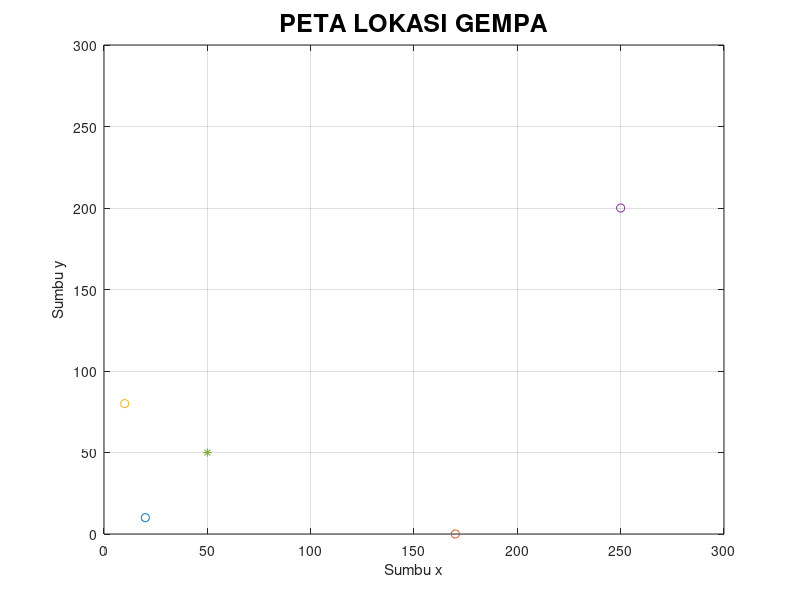

Reproduce this figure in MATLAB.
clc, clear

st1=[20 10]     %posisi stasiun 1
st2=[170 0]     %posisi stasiun 2
st3=[10 80]     %posisi stasiun 3
st4=[250 200]   %posisi stasiun 4

x0=50   %posisi X episenter gempa sintetik
y0=50   %posisi Y episenter gempa sintetik

vp=2    %kecepatan rambat gelombang gempa sintetik sebesar 2 km/s

T1=sqrt(((st1(1)-x0)^2)+((st1(2)-y0)^2))/vp %travel time ke stasiun 1
T2=sqrt(((st2(1)-x0)^2)+((st2(2)-y0)^2))/vp %travel time ke stasiun 2
T3=sqrt(((st3(1)-x0)^2)+((st3(2)-y0)^2))/vp %travel time ke stasiun 3
T4=sqrt(((st4(1)-x0)^2)+((st4(2)-y0)^2))/vp %travel time ke stasiun 4

a=[T1 T2 T3 T4]
b=[st1; st2; st3; st4]
c=vp

plot(st1(1),st1(2),'o');hold on;    %menunjukkan titik stasiun pengamat 1
plot(st2(1),st2(2),'o');hold on;    %menunjukkan titik stasiun pengamat 2
plot(st3(1),st3(2),'o');hold on;    %menunjukkan titik stasiun pengamat 3
plot(st4(1),st4(2),'o');hold on;    %menunjukkan titik stasiun pengamat 4
plot(x0,y0,'*');                    %menunjukkan titik gempanya
xlim([0 300]);ylim([0 300]);grid on;
title('PETA LOKASI GEMPA','fontweight', 'bold', 'fontsize', 18);
xlabel('Sumbu x')
ylabel('Sumbu y')